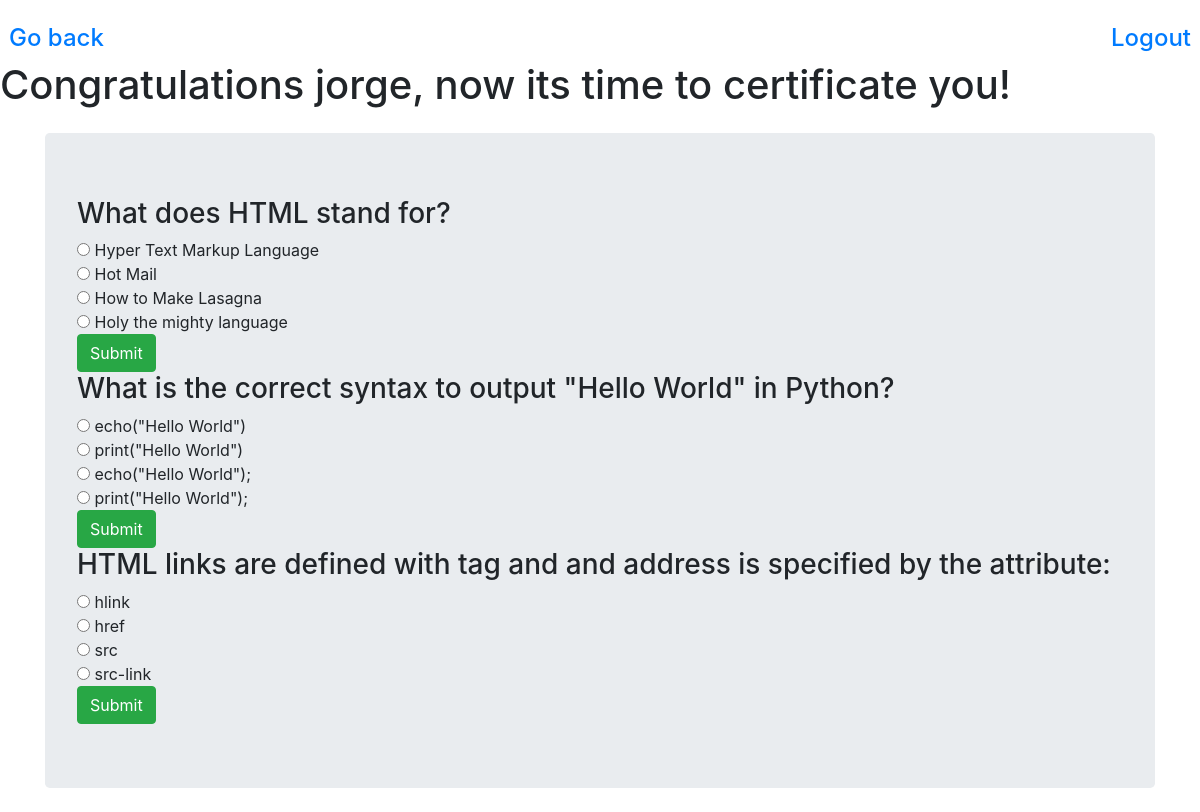
/quiz/ (signed in), run on the app's committed database.
### quiz/models.py (models this page shows)
class Question(models.Model):
    NUMBER_OF_ANSWERS_ALLOWED = 1
    max_score = models.DecimalField(verbose_name='Max Score', default=10, decimal_places=2, max_digits=6)
    text = models.TextField(verbose_name="Question text")
    classes = models.ForeignKey(Classes, on_delete=models.DO_NOTHING)
    def __str__(self):
        return self.text

class ChooseAnswer(models.Model):
    MAX_CHOICES = 4
    question = models.ForeignKey(Question, related_name="questions", on_delete=models.CASCADE)
    correctAnswer = models.BooleanField(verbose_name="Is this the correct answer?", default=False, null=False)
    text = models.TextField(verbose_name="Text of answer")
    def __str__(self):
        return self.text

### quiz/views.py (the view)
# urls.py: path('', include('quiz.urls'))
def quiz(request):
    if request.method == 'POST':
        question_pk = request.POST.get('question_pk')
        answered_question = User.attempts.select_related('question').get(question__pk=question_pk)
        answer_pk = request.POST.get('answer_pk')
        try:
            ChooseAnswer = AnsweredQuestions.question.questions.get(pk=answer_pk)
        except ObjectDoesNotExist:
            raise Http404
        User.validate_answer(answered_question, ChooseAnswer)
        return redirect('result', answuered_question.pk)
    else:
        answered = AnsweredQuestions.objects.values_list('question__pk', flat=True)
        question = Question.objects.exclude(pk__in=answered)
        context = {
            'question':question
        }
        return render(request, 'quiz/exam.html', context)

### quiz/templates/quiz/exam.html (shortened to what this page needs)
<!DOCTYPE html>
<html lang="en">
  <head>
     <link
      rel="stylesheet"
      href="https://cdn.jsdelivr.net/npm/bootstrap@4.6.0/dist/css/bootstrap.min.css"
    />
    <div class="row gy-4 pt-4">
      <h4 class="col-lg-6 text-left pl-4">
        <a href="{{request.META.HTTP_REFERER}}">Go back</a>
      </h4>
      <h4 class="col-lg-6 text-right pr-4">
        <a href="{% url 'logout' %}">Logout</a>
      </h4>
    </div>
  </head>
  <body>
    <h1>Congratulations {{request.user}}, now its time to certificate you!</h1>
    {% if question is None %}
    <div class="container">
      <div class="jumbotron my-4">
        <h1>You already answered all of our questions</h1>
        <a href="">Take a look here!</a>
      </div>
    </div>
    {% else %}
    <div class="container">
      <div class="jumbotron my-4">
        {% for question in question %}
          <h3>
            {{question}}
          </h3>
        <form method="POST" class="form">
          {% for answers in question.questions.all %}
            <input class"form-check-input" type="radio" name="answer_pk" value="questions.pk"
            id="choice-{{forloop.counter}}">
            <label class="form-check-label" for="choice-{{forloop.counter}}" >
               {{answers}}
            </label>
            <br>
          {% endfor %}
          <button type="submit" class="btn btn-success">
            Submit
          </button>
        </form>
        {% endfor %}
      </div>
    </div>
    {% endif %}
  </body>
</html>

### data on the page
Question: text "What does HTML stand for?"
ChooseAnswer: text "Hyper Text Markup Language"
ChooseAnswer: text "Hot Mail"
ChooseAnswer: text "How to Make Lasagna"
ChooseAnswer: text "Holy the mighty language"
Question: text "What is the correct syntax to output \"Hello World\" in Python?"
ChooseAnswer: text "echo(\"Hello World\")"
ChooseAnswer: text "print(\"Hello World\")"
ChooseAnswer: text "echo(\"Hello World\");"
ChooseAnswer: text "print(\"Hello World\");"
Question: text "HTML links are defined with tag and and address is specified by the attribute:"
ChooseAnswer: text "hlink"
ChooseAnswer: text "href"
ChooseAnswer: text "src"
ChooseAnswer: text "src-link"

### other printed values
{{ request.user }} "jorge"
